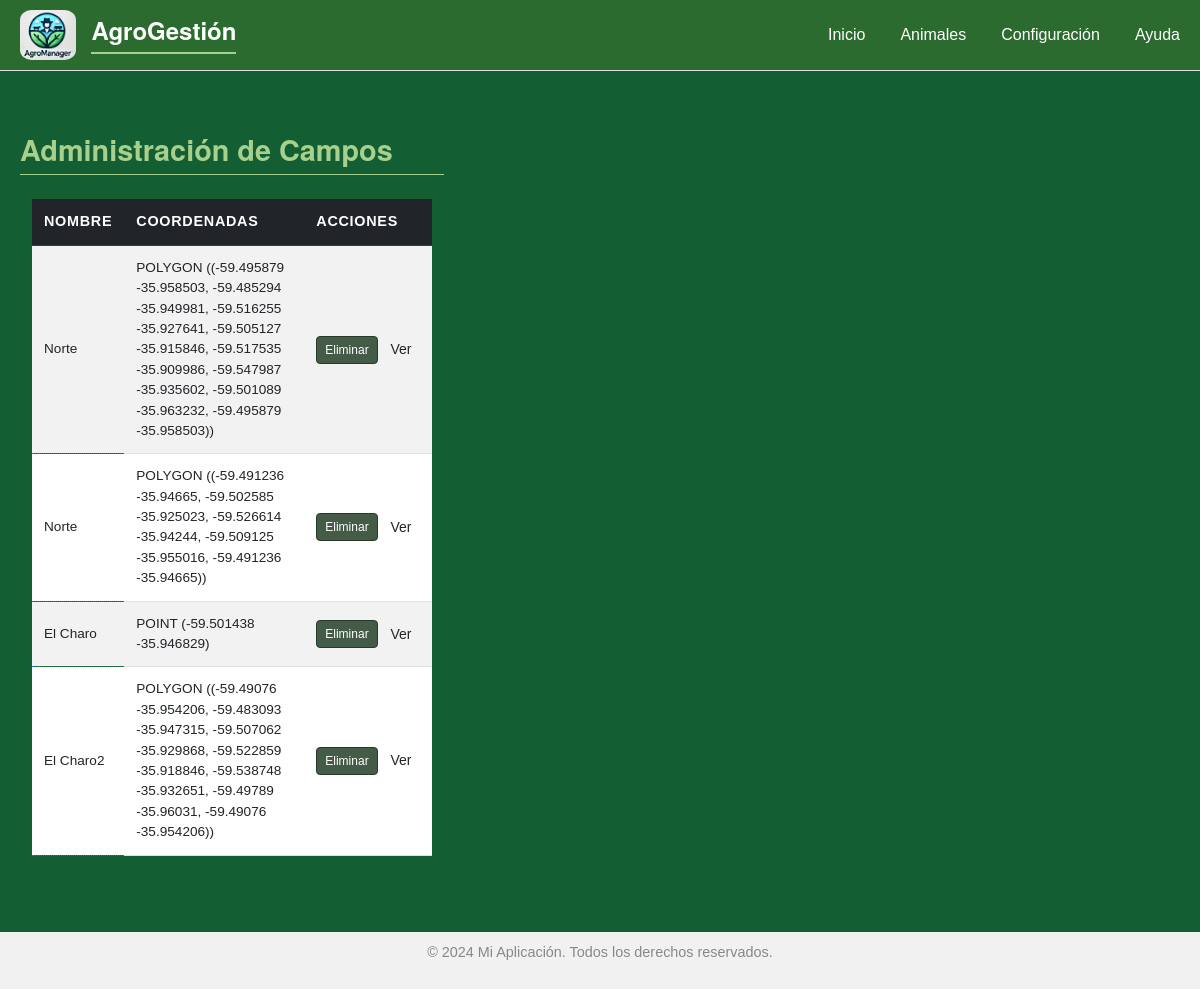
/admin_campos/, run on an earlier commit of the app's database.
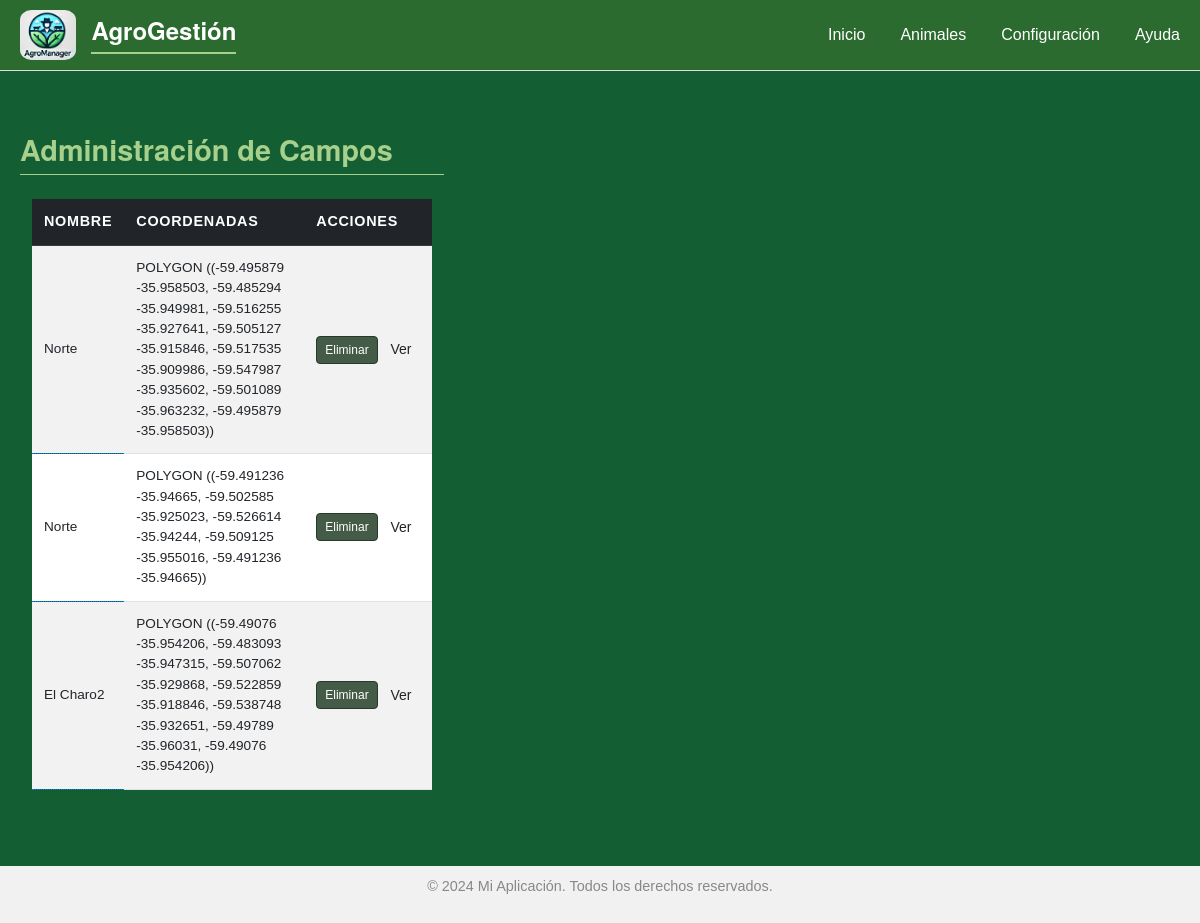
And on a later commit of the database.
### ganaderia/models.py (models this page shows, shortened)
class Campo(models.Model):
    name = models.CharField(max_length=200)
    geometria = models.TextField()  # Almacena la geometría como texto (WKT o GeoJSON)

### ganaderia/views.py (the view)
# urls.py: path('admin_campos/', admin_campos, name='admin_campos'),
def admin_campos(request):
    campos_list = Campo.objects.all()
    return render(request, 'admin_campos.html', {'campos_list': campos_list})

### ganaderia/templates/admin_campos.html (shortened to what this page needs)
{% extends "base.html" %}
{% block content %}
      <div class="panel-container">
            <section class="panel" id="campo-panel">
                  <h2>Administración de Campos</h2>
                  <div id="list-animales">
                      <div class="container mt-4">
                          <div class="table-responsive">
                              <table class="table table-striped table-hover align-middle animal-grid" id="campoTable">
                                  <thead class="table-dark">
                                      <tr>
                                          <th>Nombre</th>
                                          <th>Coordenadas</th>
                                          <th>Acciones</th>
                                      </tr>
                                  </thead>
                                  <tbody>
                                      {% for campo in campos_list%}
                                        <tr data-campo-id="{{ campo.id }}">
                                            <td class="editable" data-field="name">{{ campo.name }} </td>
                                            <td data-field="geometria">{{ campo.geometria }} </td>
                                            <td>
                                                <button class="btn btn-danger btn-sm" onclick="confirmDelete({{ campo.id }})" >Eliminar</button>
                                                <a class="btn btn-sm" href="{% url 'view_campo' campo_id=campo.id %}">
                                                    Ver
                                                </a>
                                            </td>
                                        </tr>
                                      {% endfor %}
                                  </tbody>
                              </table>
                          </div>
                      </div>
                  </div>
            </section>
      </div>
{% endblock %}

What changed in the data, as far as the page shows it:
removed Campo: name "El Charo", geometria "POINT (-59.501438 -35.946829)"
